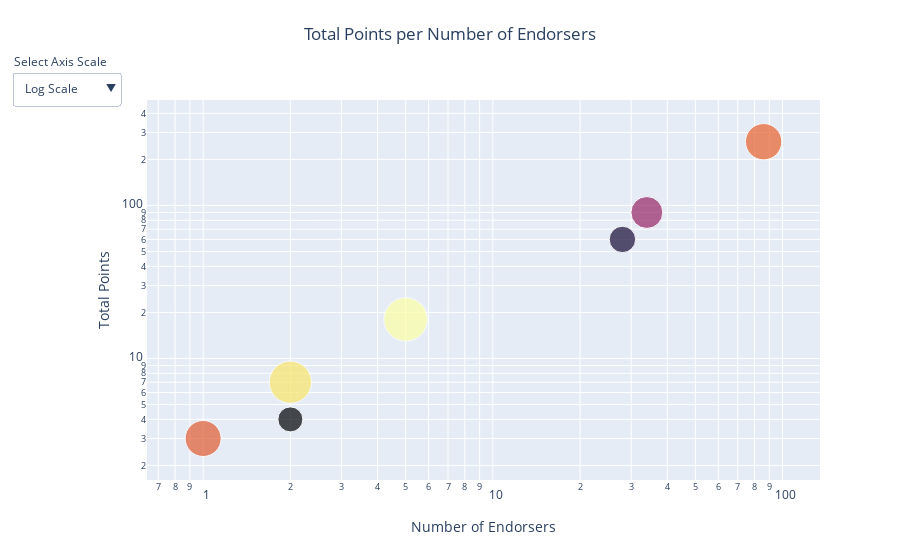

Source (notebook cell):
### Code cell
plot_4 = go.Figure()

plot_4.add_trace( 
        go.Scatter(
            x=final_df['n_endorsements'], 
            y=final_df['total_points'],
            mode='markers',
            marker=dict(
                size=(final_df['points_endorser_ratio']+3)**2,
                color=final_df["points_endorser_ratio"],
                colorscale='Inferno',
                opacity = 0.7),
            text=final_df['endorsee'],
            textposition='bottom right'
    ))

plot_4.update_layout(
        xaxis_type="log",
        yaxis_type="log",
        title={'text': 'Total Points per Number of Endorsers',
               'y':0.95, 'x':0.5,
               'xanchor': 'center', 'yanchor': 'top'},
        showlegend=False,
        xaxis_title_text='Number of Endorsers',
        yaxis_title_text='Total Points',
        updatemenus = list([
            dict(active=0,
                 buttons=list([
                    dict(label='Log Scale',
                         method='update',
                         args=[{'visible': True},
                               {'title': 'Log scale',
                                'xaxis': {'type': 'log'},
                                'yaxis': {'type': 'log'}}]),
                    dict(label='Log X',
                         method='update',
                         args=[{'visible': True},
                               {'title': 'Linear scale',
                                'xaxis': {'type': 'log'},
                                'yaxis': {'type': 'linear'}}]),
                    dict(label='Log Y',
                        method='update',
                       args=[{'visible': True},
                              {'title': 'Linear scale',
                               'xaxis': {'type': 'linear'},
                               'yaxis': {'type': 'log'}}]),
                    dict(label='Linear Scale',
                        method='update',
                       args=[{'visible': True},
                              {'title': 'Linear scale',
                               'xaxis': {'type': 'linear'},
                               'yaxis': {'type': 'linear'}}]),
                            ]),
                direction="down",
                pad={"r": 10, "t": 10},
                showactive=True,
                x=-0.2,
                xanchor="left",
                y=1.1,
                yanchor="top"
                )]),
        annotations=[
            go.layout.Annotation(text="Select Axis Scale", 
                                 x=-0.2, xref="paper", 
                                 y=1.13, yref="paper",
                                 align="left", showarrow=False),
        ])

plot_4.show()

### Figure 1 — Plotly figure (JSON) as saved in the notebook; plotly's stock layout.template omitted (floating-point values rounded to 4 significant figures)
{"data": [{"marker": {"color": [3.6, 3.03, 3.5, 2, 3, 2.14, 2.65], "colorscale": [[0, "#000004"], [0.1111, "#1b0c41"], [0.2222, "#4a0c6b"], [0.3333, "#781c6d"], [0.4444, "#a52c60"], [0.5556, "#cf4446"], [0.6667, "#ed6925"], [0.7778, "#fb9b06"], [0.8889, "#f7d13d"], [1, "#fcffa4"]], "opacity": 0.7, "size": [43.56, 36.36, 42.25, 25, 36, 26.42, 31.92]}, "mode": "markers", "text": ["Bennet", "Biden", "Bullock", "Castro", "O'Rourke", "Sanders", "Warren"], "textposition": "bottom right", "type": "scatter", "x": [5, 86, 2, 2, 1, 28, 34], "y": [18, 261, 7, 4, 3, 60, 90]}], "layout": {"annotations": [{"align": "left", "showarrow": false, "text": "Select Axis Scale", "x": -0.2, "xref": "paper", "y": 1.13, "yref": "paper"}], "autosize": true, "showlegend": false, "title": {"text": "Total Points per Number of Endorsers", "x": 0.5, "xanchor": "center", "y": 0.95, "yanchor": "top"}, "updatemenus": [{"active": 0, "buttons": [{"args": [{"visible": true}, {"title": "Log scale", "xaxis": {"type": "log"}, "yaxis": {"type": "log"}}], "label": "Log Scale", "method": "update"}, {"args": [{"visible": true}, {"title": "Linear scale", "xaxis": {"type": "log"}, "yaxis": {"type": "linear"}}], "label": "Log X", "method": "update"}, {"args": [{"visible": true}, {"title": "Linear scale", "xaxis": {"type": "linear"}, "yaxis": {"type": "log"}}], "label": "Log Y", "method": "update"}, {"args": [{"visible": true}, {"title": "Linear scale", "xaxis": {"type": "linear"}, "yaxis": {"type": "linear"}}], "label": "Linear Scale", "method": "update"}], "direction": "down", "pad": {"r": 10, "t": 10}, "showactive": true, "x": -0.2, "xanchor": "left", "y": 1.1, "yanchor": "top"}], "xaxis": {"autorange": true, "range": [-0.19, 2.125], "title": {"text": "Number of Endorsers"}, "type": "log"}, "yaxis": {"autorange": true, "range": [0.1241, 2.772], "title": {"text": "Total Points"}, "type": "log"}}}
